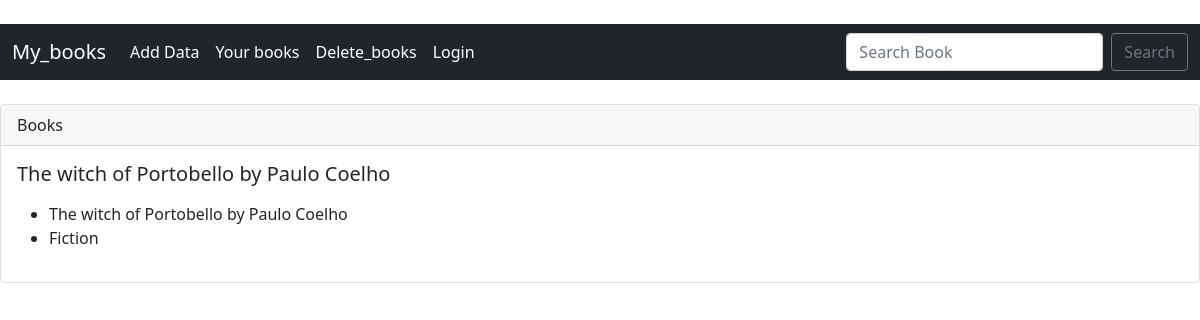
The page /show_book/1 on the database its author committed.
### pr/models.py (models this page shows)
class Trytab(models.Model):
    book_name=models.CharField(max_length=100)
    Type_book = models.CharField(max_length=100)
    def __str__(self):
        return self.book_name

### pr/views.py (the view)
# urls.py: path('show_book/<book_id>',views.show_book,name='show-book'),
def show_book(request,book_id):
    book=Trytab.objects.get(pk=book_id)
    return render(request,"event/show_book.html",{"book":book})

### pr/templates/event/show_book.html
{% extends 'event/base.html' %}
{% block content %}
<div class="card">
    <div class="card-header">
        Books
    </div>
    <div class="card-body">
        <h5 class="card-title">{{ book }}</h5>
        <p class="card-text">
            <ul>
          <li>{{ book.book_name }}</li>
           <li>{{ book.Type_book }}</li>
    </ul>
        </p>
    </div>
</div>
{% endblock %}

### rows shown on the page
Trytab: book_name "The witch of Portobello by Paulo Coelho", Type_book "Fiction"
